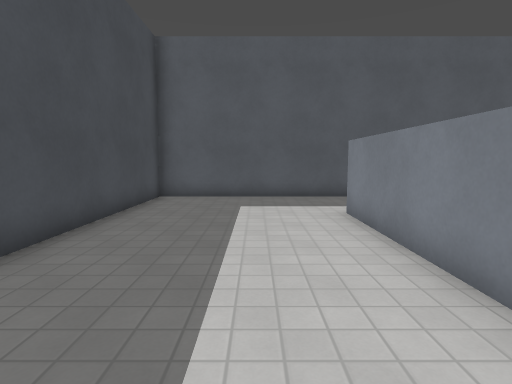
[1] (above)

19 first-person views from a walk through a Godot game level. The camera is 1.4 m above the floor, tilts 6° down and sees 80° across. The floor is counted in squares, 1 m on a side. Each view is taken from the middle of a square. On the plan, view 1 faces up. The plan holds only what a view shows up to about 14 squares ahead; the rest is blank. The place goes on beyond the plan. Surface patterns are stand-ins for the level's own textures.

[2]
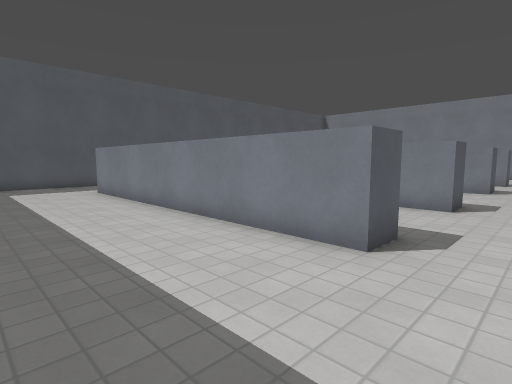

[3]
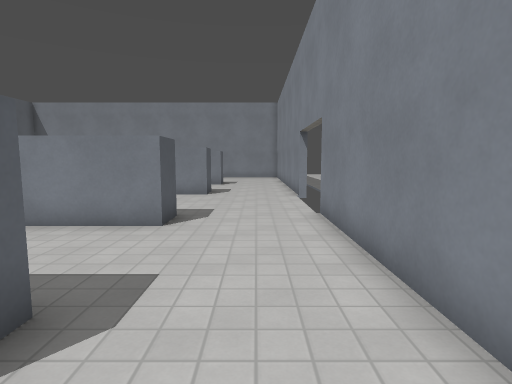

[4]
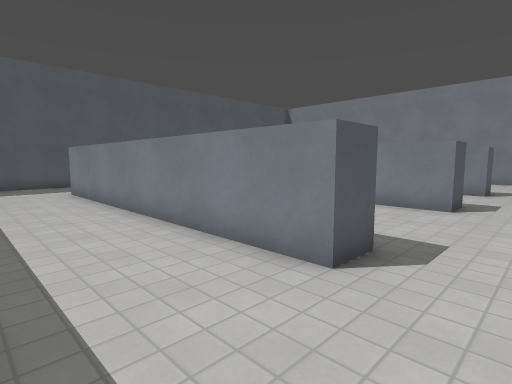

[5]
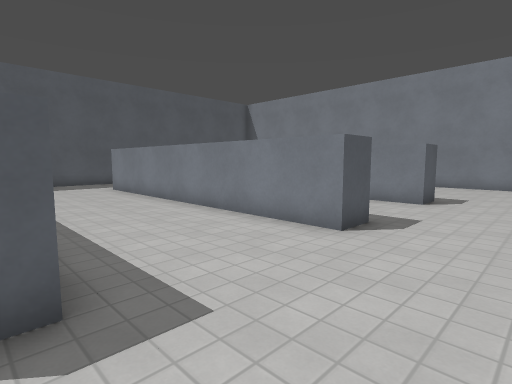

[6]
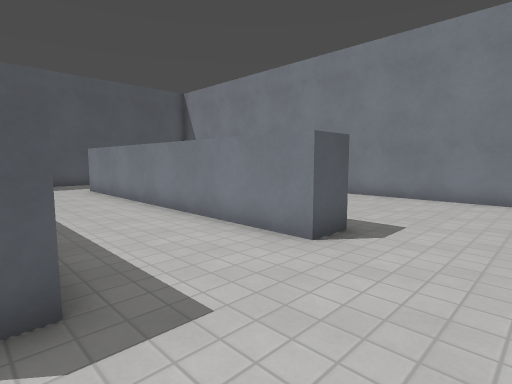

[7]
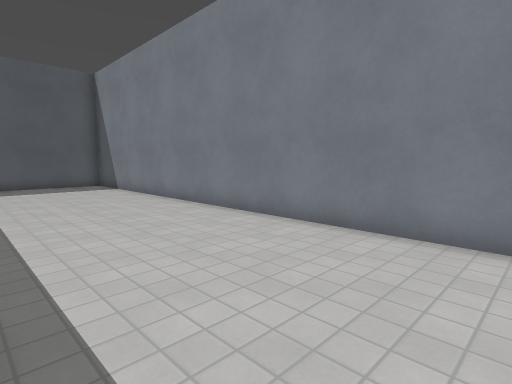

[8]
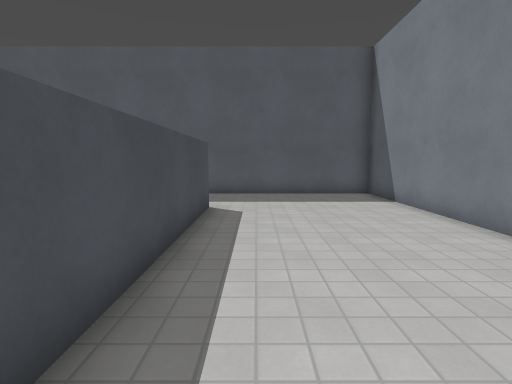

[9]
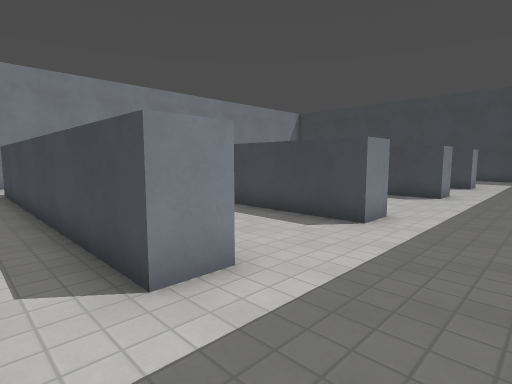

[10]
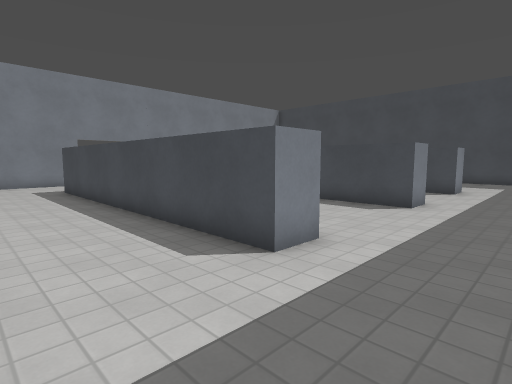

[11]
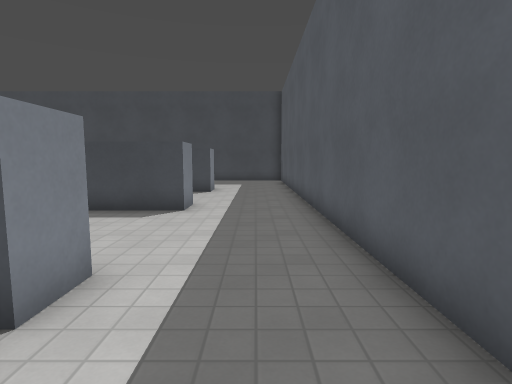

[12]
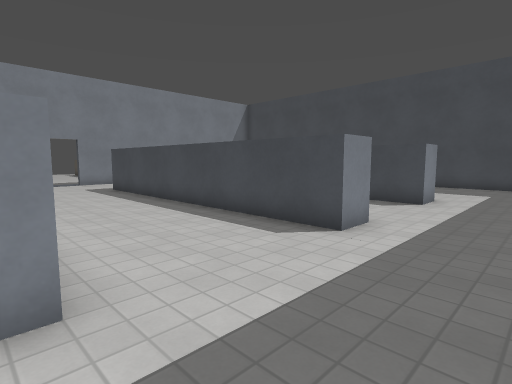

[13]
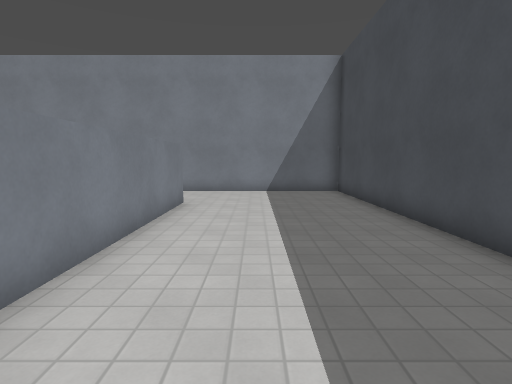

[14]
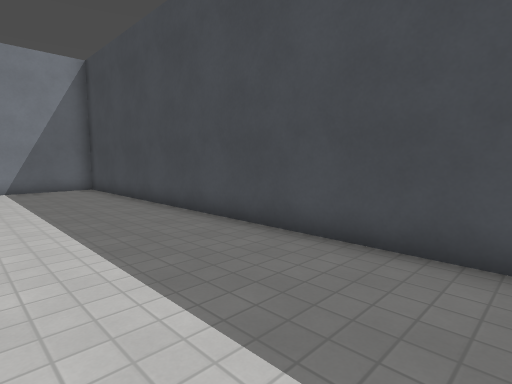

[15]
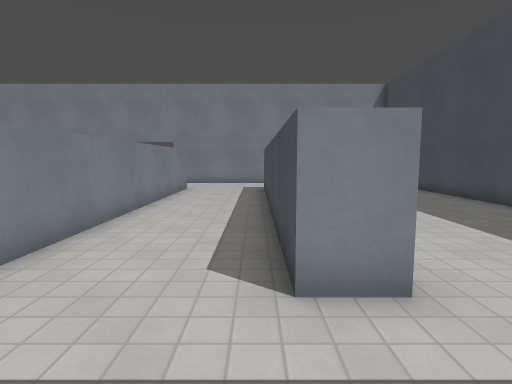

[16]
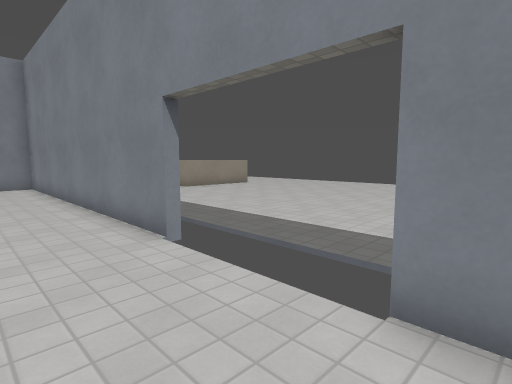

[17]
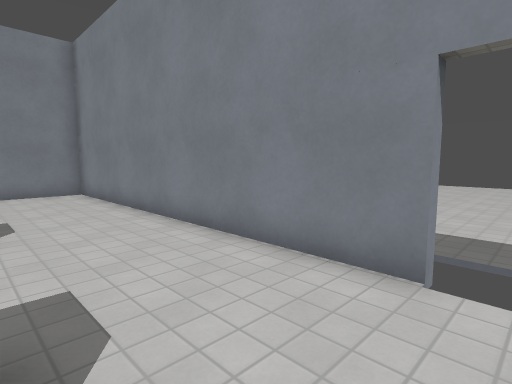

[18]
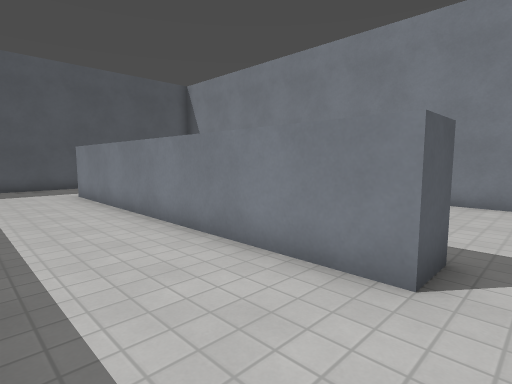

[19]
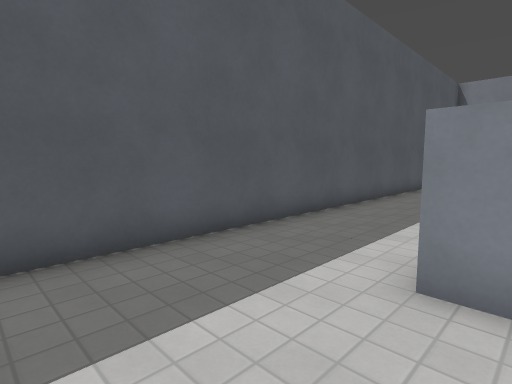

### Floor plan
Points are (right, up) in squares from view 1. A wall is a line through its corners. A room is listed if a view was taken in it or the views show most of it. See-through windows are left out.
Room 1 (views 1, 2, 3, 4, 5, 6, 7, 8, 9, 10, 11, 12, 13, 14, 15, 16, 17, 18, 19)
walls: (8.6, -4) (7.4, -4) (7.4, 8) (8.6, 8) (8.6, -3.6); (13.4, 8) (14.6, 8) (14.6, -4) (13.4, -4) (13.4, 7.6); (3.6, -4) (2.4, -4) (2.4, 8) (3.6, 8) (3.6, -2.5); (18.4, -4) (18.4, 8) (19.6, 8) (19.6, -4) (18.4, -4); (13, -7.7) (25.7, -7.7) (25.7, 11.7) (-3.7, 11.7) (-3.7, -7.7) (9, -7.7)
ways out: gap at (9, -8); gap at (13, -8)

Positions as (right, up) in squares from view 1, and headings:
1: (0, 0), facing up
2: (-2, -6), facing up-right
3: (1, -6), facing right
4: (4, -6), facing up-right
5: (8, -7), facing up-right
6: (14, -7), facing up-right
7: (20, -6), facing up-right
8: (21, -1), facing up
9: (21, 11), facing down-left
10: (18, 11), facing down-left
11: (17, 10), facing left
12: (14, 11), facing down-left
13: (0, 6), facing down
14: (1, 8), facing down-left
15: (4, 11), facing down
16: (8, -5), facing down-right
17: (12, -4), facing down-right
18: (15, -5), facing up-right
19: (4, 7), facing up-right
